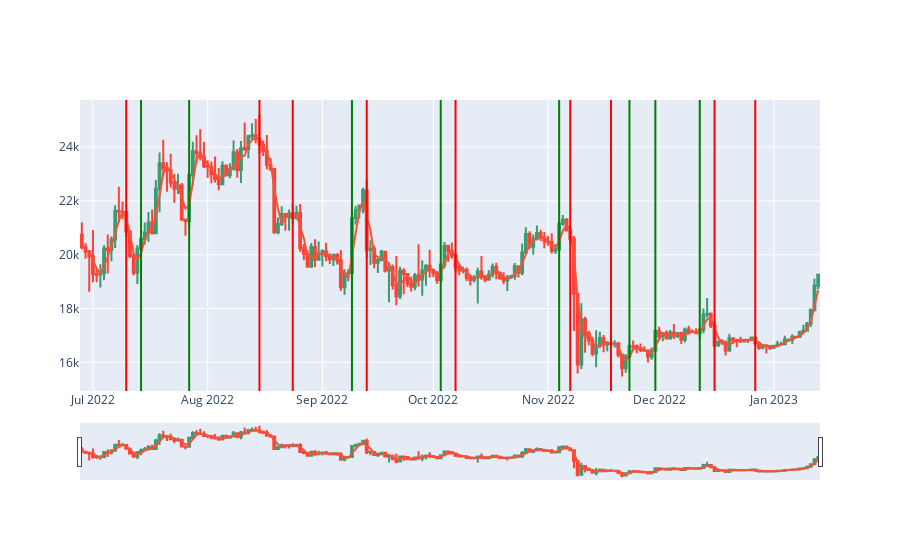
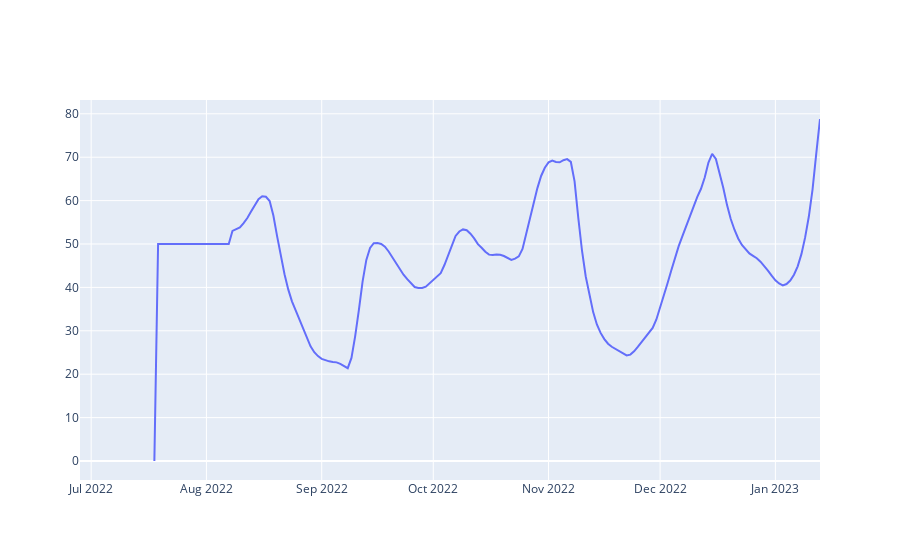
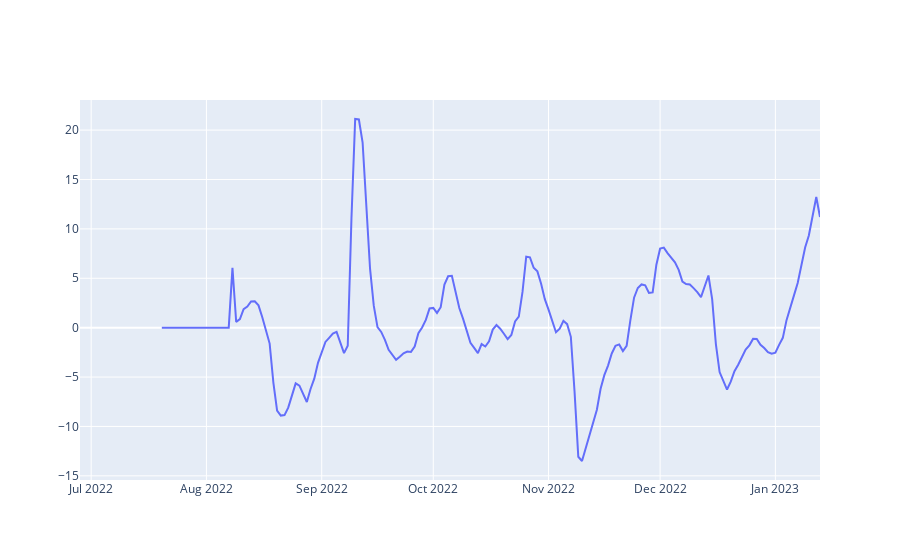

Notebook code cell kept with these figures, in order:
### Code cell
fig = go.Figure(data=[go.Candlestick(x=df['date'],
                open=df['open'],
                high=df['high'],
                low=df['low'],
                close=df['close'])])

fig.add_trace(
    go.Scatter(
        x=df['date'],
        y=df['SMA']
    ))

# fig1 = go.Figure(go.Scatter(
#         x=df['date'],
#         y=df['SMAslope']
#     ))

rsx = go.Figure(go.Scatter(
        x=df['date'],
        y=df['RSX']
    ))

rsxslope = go.Figure(go.Scatter(
        x=df['date'],
        y=df['RSXslope']
    ))




for i in range(0, len(df)):
    if df.iloc[i]['up_reversal']:
        fig.add_vline(df.iloc[i]['date'],line_color="green")
    if df.iloc[i]['down_reversal']:
        fig.add_vline(df.iloc[i]['date'],line_color="red")




# fig.add_trace(go.Scatter(x=df['date'], y=df['charthighest'],connectgaps=True))
# fig.add_trace(go.Scatter(x=df['date'], y=df['chartlowest'],connectgaps=True))



    # candle = df.iloc[i]
    # if candle['down_reversal']:
    #     window = df.rolling(window=3)

    #     # Use the max function to get the maximum value in the window
    #     aboba = window['high'].max()
    #     for imbalance in down_imbalances:
    #         if candle['date']>imbalance[2] and imbalance[0]<aboba[i]<imbalance[1]:
    #             print(imbalance[0],aboba[i],imbalance[1],candle['date'],imbalance[2])
    #             fig.add_vline(candle['date'])

# for imbalance in up_imbalances:
#     fig.add_trace(go.Scatter(x=[imbalance[2]], y=[imbalance[0]]))
# for imbalance in down_imbalances:
#     fig.add_trace(go.Scatter(x=[imbalance[2]], y=[imbalance[0]]))

fig.update_layout(showlegend=False)
fig.show()
# fig1.update_layout(showlegend=False)
# fig1.show()
rsx.update_layout(showlegend=False)
rsx.show()
rsxslope.update_layout(showlegend=False)
rsxslope.show()

### Figure 1 — Plotly figure (JSON) as saved in the notebook; plotly's stock layout.template omitted (floating-point values rounded to 4 significant figures; data arrays with more than 128 entries replaced by an {"elided": "..."} marker saying what was removed)
{"data": [{"close": {"elided": "200 float values"}, "high": {"elided": "200 float values"}, "low": {"elided": "200 float values"}, "open": {"elided": "200 float values"}, "type": "candlestick", "x": {"elided": "200 str values"}}, {"type": "scatter", "x": {"elided": "200 str values"}, "y": {"elided": "200 float values"}}], "layout": {"shapes": [{"line": {"color": "red"}, "type": "line", "x0": "2022-07-10T00:00:00", "x1": "2022-07-10T00:00:00", "xref": "x", "y0": 0, "y1": 1, "yref": "y domain"}, {"line": {"color": "green"}, "type": "line", "x0": "2022-07-14T00:00:00", "x1": "2022-07-14T00:00:00", "xref": "x", "y0": 0, "y1": 1, "yref": "y domain"}, {"line": {"color": "green"}, "type": "line", "x0": "2022-07-27T00:00:00", "x1": "2022-07-27T00:00:00", "xref": "x", "y0": 0, "y1": 1, "yref": "y domain"}, {"line": {"color": "red"}, "type": "line", "x0": "2022-08-15T00:00:00", "x1": "2022-08-15T00:00:00", "xref": "x", "y0": 0, "y1": 1, "yref": "y domain"}, {"line": {"color": "red"}, "type": "line", "x0": "2022-08-24T00:00:00", "x1": "2022-08-24T00:00:00", "xref": "x", "y0": 0, "y1": 1, "yref": "y domain"}, {"line": {"color": "green"}, "type": "line", "x0": "2022-09-09T00:00:00", "x1": "2022-09-09T00:00:00", "xref": "x", "y0": 0, "y1": 1, "yref": "y domain"}, {"line": {"color": "red"}, "type": "line", "x0": "2022-09-13T00:00:00", "x1": "2022-09-13T00:00:00", "xref": "x", "y0": 0, "y1": 1, "yref": "y domain"}, {"line": {"color": "green"}, "type": "line", "x0": "2022-10-03T00:00:00", "x1": "2022-10-03T00:00:00", "xref": "x", "y0": 0, "y1": 1, "yref": "y domain"}, {"line": {"color": "red"}, "type": "line", "x0": "2022-10-07T00:00:00", "x1": "2022-10-07T00:00:00", "xref": "x", "y0": 0, "y1": 1, "yref": "y domain"}, {"line": {"color": "green"}, "type": "line", "x0": "2022-11-04T00:00:00", "x1": "2022-11-04T00:00:00", "xref": "x", "y0": 0, "y1": 1, "yref": "y domain"}, {"line": {"color": "red"}, "type": "line", "x0": "2022-11-07T00:00:00", "x1": "2022-11-07T00:00:00", "xref": "x", "y0": 0, "y1": 1, "yref": "y domain"}, {"line": {"color": "red"}, "type": "line", "x0": "2022-11-18T00:00:00", "x1": "2022-11-18T00:00:00", "xref": "x", "y0": 0, "y1": 1, "yref": "y domain"}, {"line": {"color": "green"}, "type": "line", "x0": "2022-11-23T00:00:00", "x1": "2022-11-23T00:00:00", "xref": "x", "y0": 0, "y1": 1, "yref": "y domain"}, {"line": {"color": "green"}, "type": "line", "x0": "2022-11-30T00:00:00", "x1": "2022-11-30T00:00:00", "xref": "x", "y0": 0, "y1": 1, "yref": "y domain"}, {"line": {"color": "green"}, "type": "line", "x0": "2022-12-12T00:00:00", "x1": "2022-12-12T00:00:00", "xref": "x", "y0": 0, "y1": 1, "yref": "y domain"}, {"line": {"color": "red"}, "type": "line", "x0": "2022-12-16T00:00:00", "x1": "2022-12-16T00:00:00", "xref": "x", "y0": 0, "y1": 1, "yref": "y domain"}, {"line": {"color": "red"}, "type": "line", "x0": "2022-12-27T00:00:00", "x1": "2022-12-27T00:00:00", "xref": "x", "y0": 0, "y1": 1, "yref": "y domain"}], "showlegend": false}}

### Figure 2 — Plotly figure (JSON) as saved in the notebook; plotly's stock layout.template omitted (floating-point values rounded to 4 significant figures; data arrays with more than 128 entries replaced by an {"elided": "..."} marker saying what was removed)
{"data": [{"type": "scatter", "x": {"elided": "200 str values"}, "y": {"elided": "200 float values"}}], "layout": {"showlegend": false}}

### Figure 3 — Plotly figure (JSON) as saved in the notebook; plotly's stock layout.template omitted (floating-point values rounded to 4 significant figures; data arrays with more than 128 entries replaced by an {"elided": "..."} marker saying what was removed)
{"data": [{"type": "scatter", "x": {"elided": "200 str values"}, "y": {"elided": "200 float values"}}], "layout": {"showlegend": false}}
